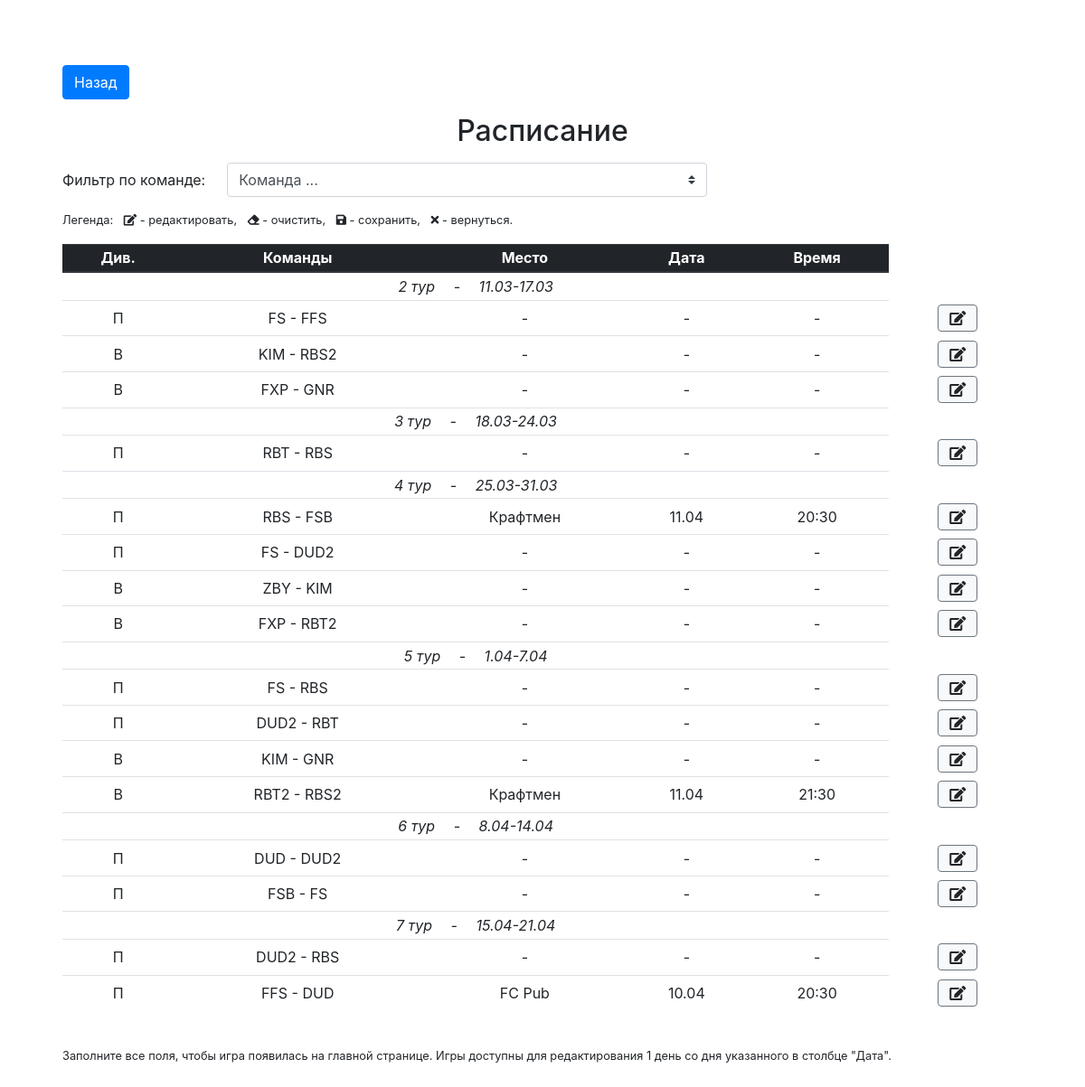
Page /schedule.php on the committed database.
### tables this page shows
CREATE TABLE schedule (id integer primary key autoincrement, season_id references seasons(season_id), tournament_id references tournaments(tournament_id), tour integer, team_id1 references teams(team_id), team_id2 references teams(team_id), date_start text, date_end text, place_id references places(place_id), date text, time text);

CREATE TABLE places (place_id integer primary key autoincrement, name text);

### inc/layout/templates/schedule_table.php (the view, shortened to what this page needs)
<div class="d-flex mt-3 align-items-center">
	<label for="teamFilter" class="col-form-label">Фильтр по команде:</label>
	<select class="custom-select w-50 ml-4" id="teamFilter" name="search">
		<option value="0">Команда ...</option>
	</select>
</div>
<ul class="list-unstyled list-inline mt-3 small">
	<li class="list-inline-item">Легенда:</li>
	<li class="list-inline-item">
		<i class="fas fa-edit"></i> - редактировать,
	</li>
	<li class="list-inline-item">
		<i class="fas fa-eraser"></i> - очистить,
	</li>
	<li class="list-inline-item">
		<i class="fas fa-save"></i> - сохранить,
	</li>
	<li class="list-inline-item">
		<i class="fas fa-times"></i> - вернуться.
	</li>
</ul>
<div class="table-responsive">
  	<table class="table table-hover text-center table-sm" id="schedule">
  		<thead class="thead-dark">
  			<tr>
  				<th>Див.</th>
  				<th>Команды</th>
  				<th>Место</th>
  				<th>Дата</th>
  				<th>Время</th>
  			</tr>
  		</thead>
  		<tbody>
		  	<?php $i = $schedule[0]['tour']; $j = 1; ?>
		  	<?php foreach ($schedule as $game): ?>
		  		<?php if ($i == $game['tour']): ?>
		  			<tr>
		  				<td colspan="5" class="font-italic text-left text-md-center">
		  					<?php echo $i++; ?> тур <span class="px-3">-</span> <?php echo $game['date_start']
		  					. "-" . $game['date_end']; ?>
	  					</td>
		  			</tr>
		  		<?php endif; ?>
		  		<tr>
		  			<td title="<?php echo ($game['tournament_id'] == "1" ? "Первый" : "Второй"); ?>"><?php echo ($game['tournament_id'] == "1" ? "П" : "В"); ?></td>
		  			<td><?php echo $game['team_name1']; ?> - <?php echo $game['team_name2']; ?></td>
		  			<td>
	  					<span class="schedule-place">
	  						<?php if (isset($game['place_id'])): ?>
		  						<?php foreach ($places as $place): ?>
			  						<?php if ($place['place_id'] == $game['place_id']) echo $place['name']; ?>
			  					<?php endforeach; ?>
			  				<?php else: ?>
			  					-
			  				<?php endif; ?>
  						</span>
					</td>
		  			<td>
	  					<span class="schedule-date">
	  						<?php if (isset($game['date'])): ?>
	  							<?php echo date_format(date_create($game['date']), "j.m"); ?>
  							<?php else: ?>
  								-
  							<?php endif; ?>
  						</span>
					</td>
					<td>
	  					<span class="schedule-time">
	  						<?php if (isset($game['time'])): ?>
	  							<?php echo $game['time']; ?>
  							<?php else: ?>
  								-
  							<?php endif; ?>
  						</span>
					</td>
					<td class="border-0">
						<button class="btn btn-light border-secondary ml-1" data-action="scheduleEdit" title="Редактировать">
							<i class="fas fa-edit"></i>
						</button>
					</td>
		  		</tr>
		  	<?php endforeach; ?>
		</tbody>
	</table>
</div>

### inc/layout/head.php (shortened to what this page needs)
<html lang="ru">
<head>
	<?php require_once "styles.php" ?>
</head>

### inc/layout/styles.php (shortened to what this page needs)
<link rel="stylesheet" href="inc/libs/bootstrap/css/bootstrap.min.css">
<link rel="stylesheet" href="https://use.fontawesome.com/releases/v5.7.2/css/all.css">
<link rel="stylesheet" href="inc/libs/jquery-ui/jquery-ui.min.css">
<link rel="stylesheet" href="inc/css/custom.css?v=7">

### schedule.php (shortened to what this page needs)
<?php
	require_once __DIR__ . "/inc/bootstrap.php";
	require_once __DIR__ . "/inc/layout/head.php";
	if (isset($_GET['search']) && $_GET['search'] != "0") {
		$team = filter_var($_GET['search'], FILTER_SANITIZE_STRING);
		$sth = $db->prepare("select
			s.id as id,
			s.tournament_id,
			s.team_id1 as team_id1,
			s.team_id2 as team_id2,
			ht.team_name_short as team_name1,
			at.team_name_short as team_name2,
			tour,
			date_start,
			date_end,
			s.place_id,
			date,
			time
			from schedule as s
			inner join teams as ht on ht.team_id = s.team_id1
			inner join teams as at on at.team_id = s.team_id2
			where (date is NULL or date >= date(datetime('now', '-1 day'), 'localtime') or place_id is NULL or time is NULL) and (team_name1 == :team or team_name2 == :team)
			order by tour"
		);
		$sth->bindValue(":team", $team, PDO::PARAM_STR);
	} else
		$sth = $db->prepare("select
			s.id as id,
			s.tournament_id,
			s.team_id1 as team_id1,
			s.team_id2 as team_id2,
			ht.team_name_short as team_name1,
			at.team_name_short as team_name2,
			tour,
			date_start,
			date_end,
			s.place_id,
			date,
			time
			from schedule as s
			inner join teams as ht on ht.team_id = s.team_id1
			inner join teams as at on at.team_id = s.team_id2
			where date is NULL or date >= date(datetime('now', '-1 day'), 'localtime') or place_id is NULL or time is NULL
			order by tour"
		);
	$sth->execute();
	$schedule = $sth->fetchAll();
	$sth = $db->prepare("select * from places order by name");
	$sth->execute();
	$places = $sth->fetchAll();
?>
<body>
<main role="main" class="container">
  	<div class="starter-template text-left">
  		<a href="/" class="btn btn-primary mt-4">Назад</a>
		<h2 class="text-center mt-3 mb-3">Расписание</h2>
    	<?php include __DIR__ . "/inc/layout/templates/schedule_table.php"; ?>
    	<p class="small mt-4">Заполните все поля, чтобы игра появилась на главной странице. Игры доступны для редактирования 1 день со дня указанного в столбце "Дата".</p>
  	</div>
</main>
</body>
</html>

### inc/css/custom.css (style rules this page uses)
body { padding-top: 0; }
.starter-template { position: relative; padding: 3rem 1.5rem; text-align: center; }
.table td, .table th { text-align: center; vertical-align: middle; font-size: 12px; }
@media (min-width: 576px) { .table td, .table th { font-size: 1rem; } }

### rows in the picture
schedule: date_start "11.03", date_end "17.03", shows "П", team_name1 "FS", team_name2 "FFS"
schedule: shows "В", team_name1 "KIM", team_name2 "RBS2"
schedule: shows "В", team_name1 "FXP", team_name2 "GNR"
schedule: date_start "18.03", date_end "24.03", shows "П", team_name1 "RBT", team_name2 "RBS"
schedule: date_start "25.03", date_end "31.03", shows "П", team_name1 "RBS", team_name2 "FSB", date "11.04", time "20:30"
places: name "Крафтмен"
schedule: shows "П", team_name1 "FS", team_name2 "DUD2"
schedule: shows "В", team_name1 "ZBY", team_name2 "KIM"
schedule: shows "В", team_name1 "FXP", team_name2 "RBT2"
schedule: date_start "1.04", date_end "7.04", shows "П", team_name1 "FS", team_name2 "RBS"
schedule: shows "П", team_name1 "DUD2", team_name2 "RBT"
schedule: shows "В", team_name1 "KIM", team_name2 "GNR"
schedule: shows "В", team_name1 "RBT2", team_name2 "RBS2", date "11.04", time "21:30"
schedule: date_start "8.04", date_end "14.04", shows "П", team_name1 "DUD", team_name2 "DUD2"
schedule: shows "П", team_name1 "FSB", team_name2 "FS"
schedule: date_start "15.04", date_end "21.04", shows "П", team_name1 "DUD2", team_name2 "RBS"
schedule: shows "П", team_name1 "FFS", team_name2 "DUD", date "10.04", time "20:30"
places: name "FC Pub"
